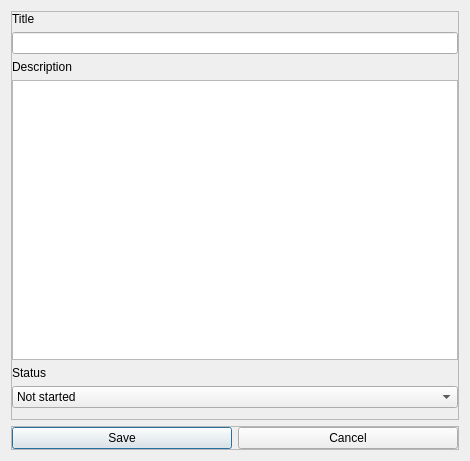
<?xml version="1.0" encoding="UTF-8"?>
<ui version="4.0">
 <class>Dialog</class>
 <widget class="QDialog" name="Dialog">
  <property name="geometry">
   <rect>
    <x>0</x>
    <y>0</y>
    <width>470</width>
    <height>461</height>
   </rect>
  </property>
  <property name="windowTitle">
   <string>Dialog</string>
  </property>
  <layout class="QGridLayout" name="gridLayout">
   <item row="0" column="0">
    <widget class="QFrame" name="frame_2">
     <property name="frameShape">
      <enum>QFrame::StyledPanel</enum>
     </property>
     <property name="frameShadow">
      <enum>QFrame::Raised</enum>
     </property>
     <layout class="QVBoxLayout" name="verticalLayout">
      <property name="leftMargin">
       <number>0</number>
      </property>
      <property name="topMargin">
       <number>0</number>
      </property>
      <property name="rightMargin">
       <number>0</number>
      </property>
      <property name="bottomMargin">
       <number>11</number>
      </property>
      <item>
       <widget class="QLabel" name="label">
        <property name="text">
         <string>Title</string>
        </property>
       </widget>
      </item>
      <item>
       <widget class="QLineEdit" name="title_edit"/>
      </item>
      <item>
       <widget class="QLabel" name="label_2">
        <property name="text">
         <string>Description</string>
        </property>
       </widget>
      </item>
      <item>
       <widget class="QTextEdit" name="description_edit"/>
      </item>
      <item>
       <widget class="QLabel" name="label_3">
        <property name="text">
         <string>Status</string>
        </property>
       </widget>
      </item>
      <item>
       <widget class="QComboBox" name="status_combo">
        <item>
         <property name="text">
          <string>Not started</string>
         </property>
        </item>
        <item>
         <property name="text">
          <string>In progress</string>
         </property>
        </item>
        <item>
         <property name="text">
          <string>Completed</string>
         </property>
        </item>
       </widget>
      </item>
     </layout>
    </widget>
   </item>
   <item row="1" column="0">
    <widget class="QFrame" name="frame">
     <property name="maximumSize">
      <size>
       <width>16777215</width>
       <height>41</height>
      </size>
     </property>
     <property name="frameShape">
      <enum>QFrame::StyledPanel</enum>
     </property>
     <property name="frameShadow">
      <enum>QFrame::Raised</enum>
     </property>
     <layout class="QGridLayout" name="gridLayout_2">
      <property name="leftMargin">
       <number>0</number>
      </property>
      <property name="topMargin">
       <number>0</number>
      </property>
      <property name="rightMargin">
       <number>0</number>
      </property>
      <property name="bottomMargin">
       <number>0</number>
      </property>
      <item row="0" column="0">
       <widget class="QPushButton" name="save_button">
        <property name="text">
         <string>Save</string>
        </property>
       </widget>
      </item>
      <item row="0" column="1">
       <widget class="QPushButton" name="cancel_button">
        <property name="text">
         <string>Cancel</string>
        </property>
       </widget>
      </item>
     </layout>
    </widget>
   </item>
  </layout>
 </widget>
 <resources/>
 <connections>
  <connection>
   <sender>cancel_button</sender>
   <signal>clicked()</signal>
   <receiver>Dialog</receiver>
   <slot>close()</slot>
   <hints>
    <hint type="sourcelabel">
     <x>360</x>
     <y>433</y>
    </hint>
    <hint type="destinationlabel">
     <x>4</x>
     <y>28</y>
    </hint>
   </hints>
  </connection>
 </connections>
</ui>
